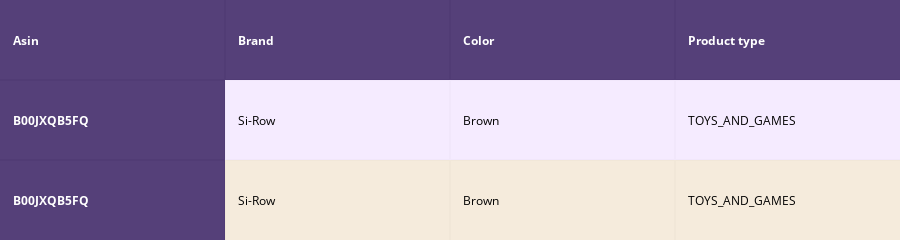
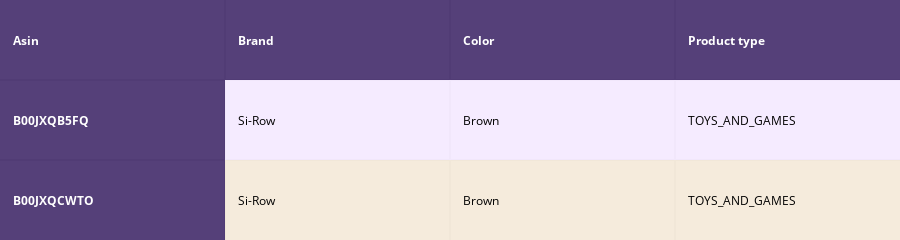
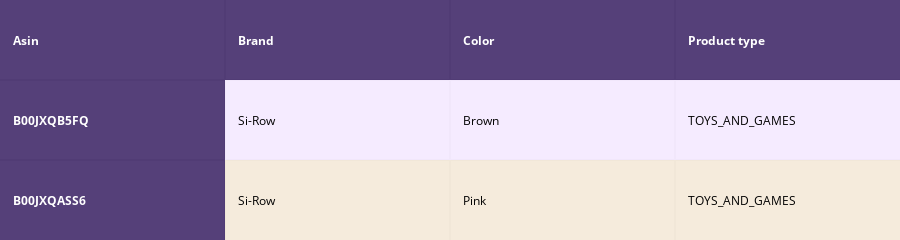
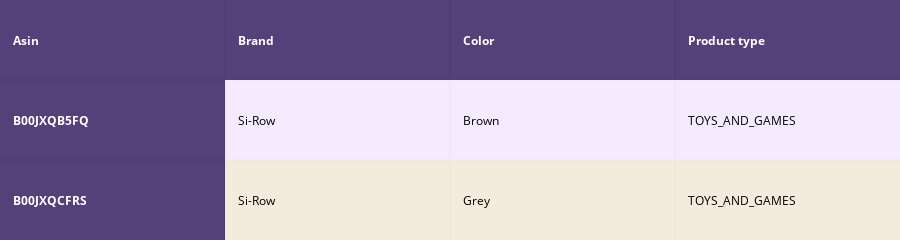

Notebook code cell kept with these figures, in order:
### Code cell
def idf_w2v_brand(doc_id, w1, w2, num_results):
    idf_w2v_dist  = pairwise_distances(w2v_title_weight, w2v_title_weight[doc_id].reshape(1,-1))
    ex_feat_dist = pairwise_distances(extra_features, extra_features[doc_id])
    pairwise_dist   = (w1 * idf_w2v_dist +  w2 * ex_feat_dist)/float(w1 + w2)

    indices = np.argsort(pairwise_dist.flatten())[0:num_results]
    #pdists will store the 9 smallest distances
    pdists  = np.sort(pairwise_dist.flatten())[0:num_results]

    #data frame indices of the 9 smallest distace's
    df_indices = list(data.index[indices])
    

    for i in range(0, len(indices)):
        heat_map_w2v_brand(data['title'].loc[df_indices[0]],data['title'].loc[df_indices[i]], data['medium_image_url'].loc[df_indices[i]], indices[0], indices[i],df_indices[0], df_indices[i], 'weighted')
        print('ASIN :',data['asin'].loc[df_indices[i]])
        print('Brand :',data['brand'].loc[df_indices[i]])
        print('euclidean distance from input :', pdists[i])
        print('='*125)

idf_w2v_brand(12566, 5, 5, 5)
# in the give heat map, each cell contains the euclidean distance between words i, j

### Figure 1 — Plotly figure (JSON) as saved in the notebook; plotly's stock layout.template omitted (floating-point values rounded to 4 significant figures)
{"data": [{"colorscale": [[0, "#1d004d"], [0.5, "#f2e5ff"], [1, "#f2e5d1"]], "hoverinfo": "none", "opacity": 0.75, "showscale": false, "type": "heatmap", "uid": "23d9add4-03a6-4c4a-a757-b2ad7a249b66", "z": [[0, 0, 0, 0], [0, 0.5, 0.5, 0.5], [0, 1, 1, 1]]}], "layout": {"annotations": [{"align": "left", "font": {"color": "#ffffff"}, "showarrow": false, "text": "<b>Asin</b>", "x": -0.45, "xanchor": "left", "xref": "x", "y": 0, "yref": "y"}, {"align": "left", "font": {"color": "#ffffff"}, "showarrow": false, "text": "<b>Brand</b>", "x": 0.55, "xanchor": "left", "xref": "x", "y": 0, "yref": "y"}, {"align": "left", "font": {"color": "#ffffff"}, "showarrow": false, "text": "<b>Color</b>", "x": 1.55, "xanchor": "left", "xref": "x", "y": 0, "yref": "y"}, {"align": "left", "font": {"color": "#ffffff"}, "showarrow": false, "text": "<b>Product type</b>", "x": 2.55, "xanchor": "left", "xref": "x", "y": 0, "yref": "y"}, {"align": "left", "font": {"color": "#ffffff"}, "showarrow": false, "text": "<b>B00JXQB5FQ</b>", "x": -0.45, "xanchor": "left", "xref": "x", "y": 1, "yref": "y"}, {"align": "left", "font": {"color": "#000000"}, "showarrow": false, "text": "Si-Row", "x": 0.55, "xanchor": "left", "xref": "x", "y": 1, "yref": "y"}, {"align": "left", "font": {"color": "#000000"}, "showarrow": false, "text": "Brown", "x": 1.55, "xanchor": "left", "xref": "x", "y": 1, "yref": "y"}, {"align": "left", "font": {"color": "#000000"}, "showarrow": false, "text": "TOYS_AND_GAMES", "x": 2.55, "xanchor": "left", "xref": "x", "y": 1, "yref": "y"}, {"align": "left", "font": {"color": "#ffffff"}, "showarrow": false, "text": "<b>B00JXQB5FQ</b>", "x": -0.45, "xanchor": "left", "xref": "x", "y": 2, "yref": "y"}, {"align": "left", "font": {"color": "#000000"}, "showarrow": false, "text": "Si-Row", "x": 0.55, "xanchor": "left", "xref": "x", "y": 2, "yref": "y"}, {"align": "left", "font": {"color": "#000000"}, "showarrow": false, "text": "Brown", "x": 1.55, "xanchor": "left", "xref": "x", "y": 2, "yref": "y"}, {"align": "left", "font": {"color": "#000000"}, "showarrow": false, "text": "TOYS_AND_GAMES", "x": 2.55, "xanchor": "left", "xref": "x", "y": 2, "yref": "y"}], "height": 140, "margin": {"b": 0, "l": 0, "r": 0, "t": 0}, "xaxis": {"dtick": 1, "gridwidth": 2, "showticklabels": false, "tick0": -0.5, "ticks": "", "zeroline": false}, "yaxis": {"autorange": "reversed", "dtick": 1, "gridwidth": 2, "showticklabels": false, "tick0": 0.5, "ticks": "", "zeroline": false}}}

### Figure 2 — Plotly figure (JSON) as saved in the notebook; plotly's stock layout.template omitted (floating-point values rounded to 4 significant figures)
{"data": [{"colorscale": [[0, "#1d004d"], [0.5, "#f2e5ff"], [1, "#f2e5d1"]], "hoverinfo": "none", "opacity": 0.75, "showscale": false, "type": "heatmap", "uid": "ce264926-2789-49ed-aa99-94030d5ec549", "z": [[0, 0, 0, 0], [0, 0.5, 0.5, 0.5], [0, 1, 1, 1]]}], "layout": {"annotations": [{"align": "left", "font": {"color": "#ffffff"}, "showarrow": false, "text": "<b>Asin</b>", "x": -0.45, "xanchor": "left", "xref": "x", "y": 0, "yref": "y"}, {"align": "left", "font": {"color": "#ffffff"}, "showarrow": false, "text": "<b>Brand</b>", "x": 0.55, "xanchor": "left", "xref": "x", "y": 0, "yref": "y"}, {"align": "left", "font": {"color": "#ffffff"}, "showarrow": false, "text": "<b>Color</b>", "x": 1.55, "xanchor": "left", "xref": "x", "y": 0, "yref": "y"}, {"align": "left", "font": {"color": "#ffffff"}, "showarrow": false, "text": "<b>Product type</b>", "x": 2.55, "xanchor": "left", "xref": "x", "y": 0, "yref": "y"}, {"align": "left", "font": {"color": "#ffffff"}, "showarrow": false, "text": "<b>B00JXQB5FQ</b>", "x": -0.45, "xanchor": "left", "xref": "x", "y": 1, "yref": "y"}, {"align": "left", "font": {"color": "#000000"}, "showarrow": false, "text": "Si-Row", "x": 0.55, "xanchor": "left", "xref": "x", "y": 1, "yref": "y"}, {"align": "left", "font": {"color": "#000000"}, "showarrow": false, "text": "Brown", "x": 1.55, "xanchor": "left", "xref": "x", "y": 1, "yref": "y"}, {"align": "left", "font": {"color": "#000000"}, "showarrow": false, "text": "TOYS_AND_GAMES", "x": 2.55, "xanchor": "left", "xref": "x", "y": 1, "yref": "y"}, {"align": "left", "font": {"color": "#ffffff"}, "showarrow": false, "text": "<b>B00JXQCWTO</b>", "x": -0.45, "xanchor": "left", "xref": "x", "y": 2, "yref": "y"}, {"align": "left", "font": {"color": "#000000"}, "showarrow": false, "text": "Si-Row", "x": 0.55, "xanchor": "left", "xref": "x", "y": 2, "yref": "y"}, {"align": "left", "font": {"color": "#000000"}, "showarrow": false, "text": "Brown", "x": 1.55, "xanchor": "left", "xref": "x", "y": 2, "yref": "y"}, {"align": "left", "font": {"color": "#000000"}, "showarrow": false, "text": "TOYS_AND_GAMES", "x": 2.55, "xanchor": "left", "xref": "x", "y": 2, "yref": "y"}], "height": 140, "margin": {"b": 0, "l": 0, "r": 0, "t": 0}, "xaxis": {"dtick": 1, "gridwidth": 2, "showticklabels": false, "tick0": -0.5, "ticks": "", "zeroline": false}, "yaxis": {"autorange": "reversed", "dtick": 1, "gridwidth": 2, "showticklabels": false, "tick0": 0.5, "ticks": "", "zeroline": false}}}

### Figure 3 — Plotly figure (JSON) as saved in the notebook; plotly's stock layout.template omitted (floating-point values rounded to 4 significant figures)
{"data": [{"colorscale": [[0, "#1d004d"], [0.5, "#f2e5ff"], [1, "#f2e5d1"]], "hoverinfo": "none", "opacity": 0.75, "showscale": false, "type": "heatmap", "uid": "48a3f397-4151-47c3-b016-e1f363206f3f", "z": [[0, 0, 0, 0], [0, 0.5, 0.5, 0.5], [0, 1, 1, 1]]}], "layout": {"annotations": [{"align": "left", "font": {"color": "#ffffff"}, "showarrow": false, "text": "<b>Asin</b>", "x": -0.45, "xanchor": "left", "xref": "x", "y": 0, "yref": "y"}, {"align": "left", "font": {"color": "#ffffff"}, "showarrow": false, "text": "<b>Brand</b>", "x": 0.55, "xanchor": "left", "xref": "x", "y": 0, "yref": "y"}, {"align": "left", "font": {"color": "#ffffff"}, "showarrow": false, "text": "<b>Color</b>", "x": 1.55, "xanchor": "left", "xref": "x", "y": 0, "yref": "y"}, {"align": "left", "font": {"color": "#ffffff"}, "showarrow": false, "text": "<b>Product type</b>", "x": 2.55, "xanchor": "left", "xref": "x", "y": 0, "yref": "y"}, {"align": "left", "font": {"color": "#ffffff"}, "showarrow": false, "text": "<b>B00JXQB5FQ</b>", "x": -0.45, "xanchor": "left", "xref": "x", "y": 1, "yref": "y"}, {"align": "left", "font": {"color": "#000000"}, "showarrow": false, "text": "Si-Row", "x": 0.55, "xanchor": "left", "xref": "x", "y": 1, "yref": "y"}, {"align": "left", "font": {"color": "#000000"}, "showarrow": false, "text": "Brown", "x": 1.55, "xanchor": "left", "xref": "x", "y": 1, "yref": "y"}, {"align": "left", "font": {"color": "#000000"}, "showarrow": false, "text": "TOYS_AND_GAMES", "x": 2.55, "xanchor": "left", "xref": "x", "y": 1, "yref": "y"}, {"align": "left", "font": {"color": "#ffffff"}, "showarrow": false, "text": "<b>B00JXQASS6</b>", "x": -0.45, "xanchor": "left", "xref": "x", "y": 2, "yref": "y"}, {"align": "left", "font": {"color": "#000000"}, "showarrow": false, "text": "Si-Row", "x": 0.55, "xanchor": "left", "xref": "x", "y": 2, "yref": "y"}, {"align": "left", "font": {"color": "#000000"}, "showarrow": false, "text": "Pink", "x": 1.55, "xanchor": "left", "xref": "x", "y": 2, "yref": "y"}, {"align": "left", "font": {"color": "#000000"}, "showarrow": false, "text": "TOYS_AND_GAMES", "x": 2.55, "xanchor": "left", "xref": "x", "y": 2, "yref": "y"}], "height": 140, "margin": {"b": 0, "l": 0, "r": 0, "t": 0}, "xaxis": {"dtick": 1, "gridwidth": 2, "showticklabels": false, "tick0": -0.5, "ticks": "", "zeroline": false}, "yaxis": {"autorange": "reversed", "dtick": 1, "gridwidth": 2, "showticklabels": false, "tick0": 0.5, "ticks": "", "zeroline": false}}}

### Figure 4 — Plotly figure (JSON) as saved in the notebook; plotly's stock layout.template omitted (floating-point values rounded to 4 significant figures)
{"data": [{"colorscale": [[0, "#1d004d"], [0.5, "#f2e5ff"], [1, "#f2e5d1"]], "hoverinfo": "none", "opacity": 0.75, "showscale": false, "type": "heatmap", "uid": "b10d214d-1d3e-43fc-a9bc-f9d3e53b1e9d", "z": [[0, 0, 0, 0], [0, 0.5, 0.5, 0.5], [0, 1, 1, 1]]}], "layout": {"annotations": [{"align": "left", "font": {"color": "#ffffff"}, "showarrow": false, "text": "<b>Asin</b>", "x": -0.45, "xanchor": "left", "xref": "x", "y": 0, "yref": "y"}, {"align": "left", "font": {"color": "#ffffff"}, "showarrow": false, "text": "<b>Brand</b>", "x": 0.55, "xanchor": "left", "xref": "x", "y": 0, "yref": "y"}, {"align": "left", "font": {"color": "#ffffff"}, "showarrow": false, "text": "<b>Color</b>", "x": 1.55, "xanchor": "left", "xref": "x", "y": 0, "yref": "y"}, {"align": "left", "font": {"color": "#ffffff"}, "showarrow": false, "text": "<b>Product type</b>", "x": 2.55, "xanchor": "left", "xref": "x", "y": 0, "yref": "y"}, {"align": "left", "font": {"color": "#ffffff"}, "showarrow": false, "text": "<b>B00JXQB5FQ</b>", "x": -0.45, "xanchor": "left", "xref": "x", "y": 1, "yref": "y"}, {"align": "left", "font": {"color": "#000000"}, "showarrow": false, "text": "Si-Row", "x": 0.55, "xanchor": "left", "xref": "x", "y": 1, "yref": "y"}, {"align": "left", "font": {"color": "#000000"}, "showarrow": false, "text": "Brown", "x": 1.55, "xanchor": "left", "xref": "x", "y": 1, "yref": "y"}, {"align": "left", "font": {"color": "#000000"}, "showarrow": false, "text": "TOYS_AND_GAMES", "x": 2.55, "xanchor": "left", "xref": "x", "y": 1, "yref": "y"}, {"align": "left", "font": {"color": "#ffffff"}, "showarrow": false, "text": "<b>B00JXQCFRS</b>", "x": -0.45, "xanchor": "left", "xref": "x", "y": 2, "yref": "y"}, {"align": "left", "font": {"color": "#000000"}, "showarrow": false, "text": "Si-Row", "x": 0.55, "xanchor": "left", "xref": "x", "y": 2, "yref": "y"}, {"align": "left", "font": {"color": "#000000"}, "showarrow": false, "text": "Grey", "x": 1.55, "xanchor": "left", "xref": "x", "y": 2, "yref": "y"}, {"align": "left", "font": {"color": "#000000"}, "showarrow": false, "text": "TOYS_AND_GAMES", "x": 2.55, "xanchor": "left", "xref": "x", "y": 2, "yref": "y"}], "height": 140, "margin": {"b": 0, "l": 0, "r": 0, "t": 0}, "xaxis": {"dtick": 1, "gridwidth": 2, "showticklabels": false, "tick0": -0.5, "ticks": "", "zeroline": false}, "yaxis": {"autorange": "reversed", "dtick": 1, "gridwidth": 2, "showticklabels": false, "tick0": 0.5, "ticks": "", "zeroline": false}}}
